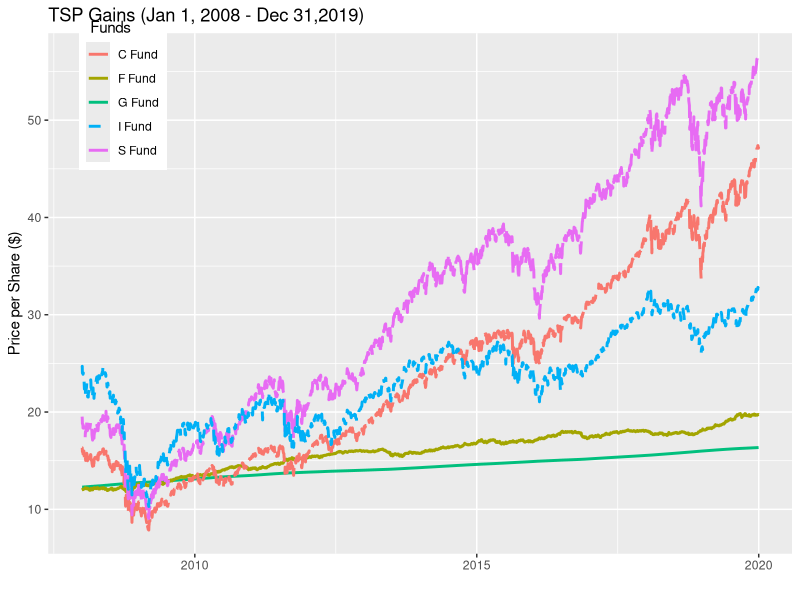
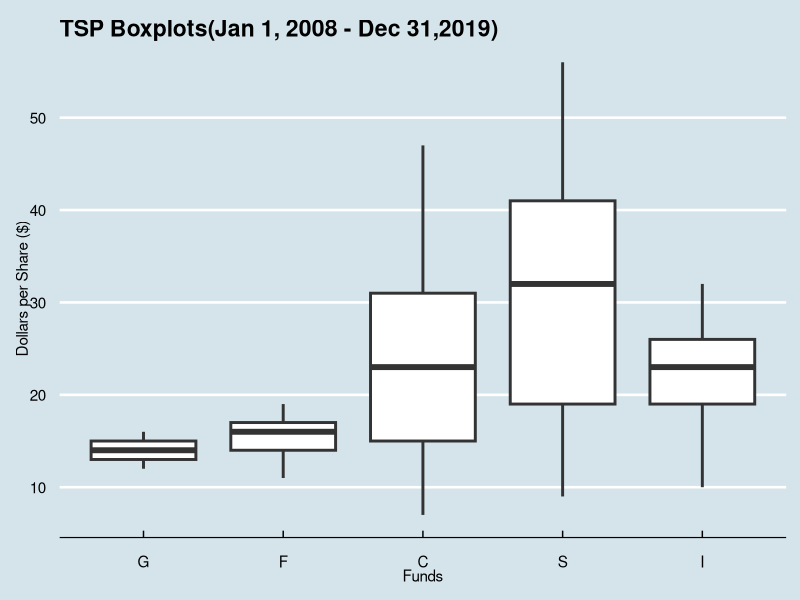
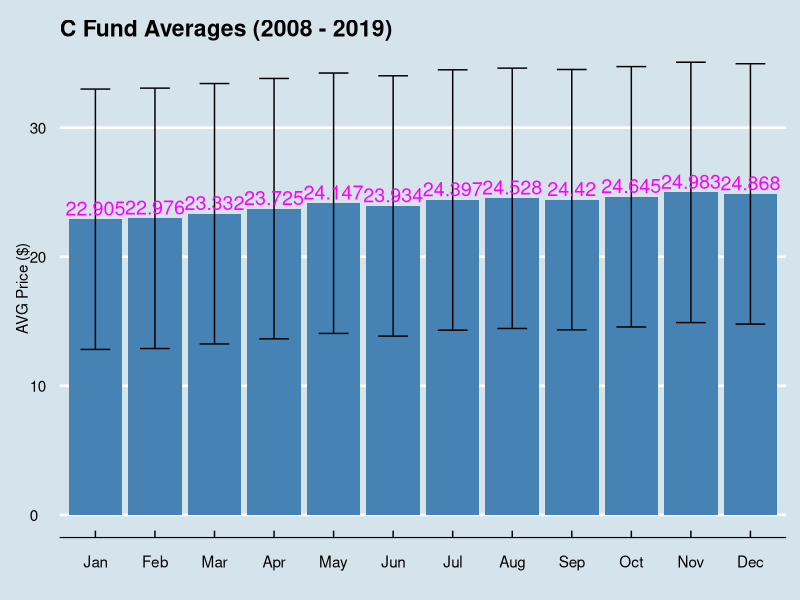
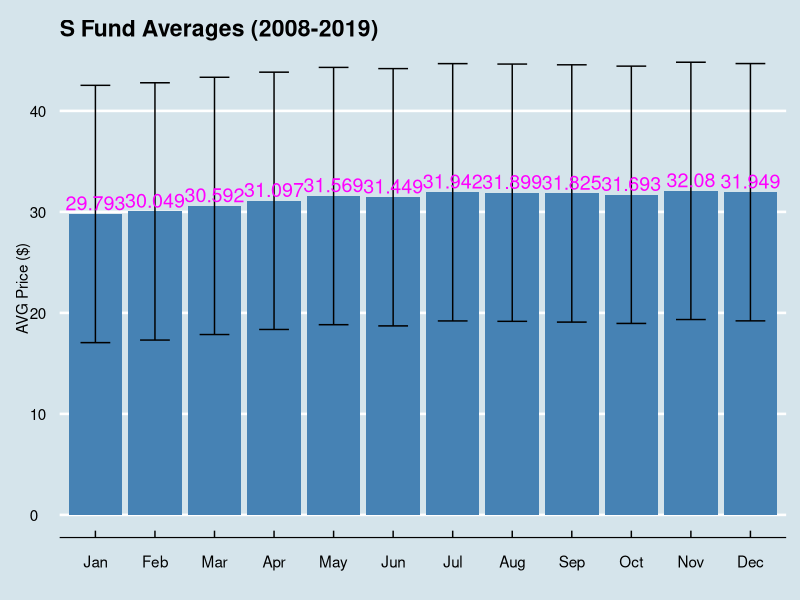
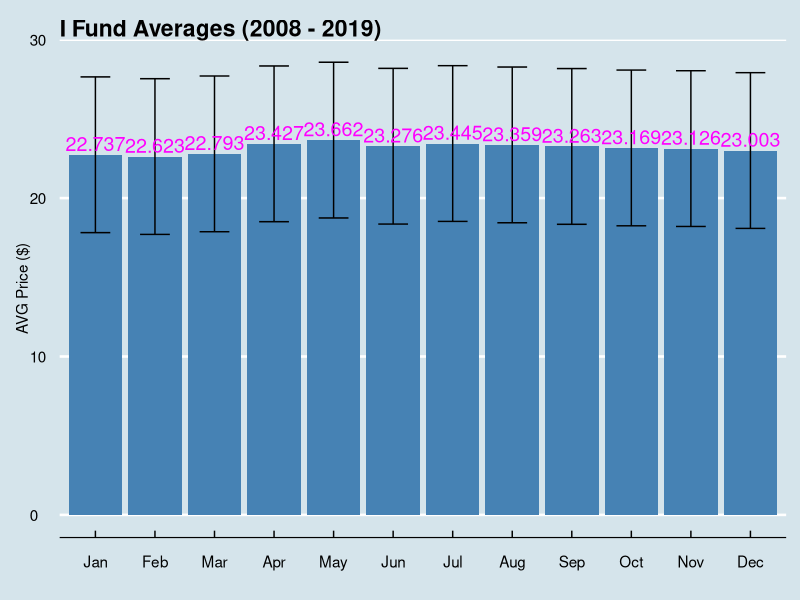
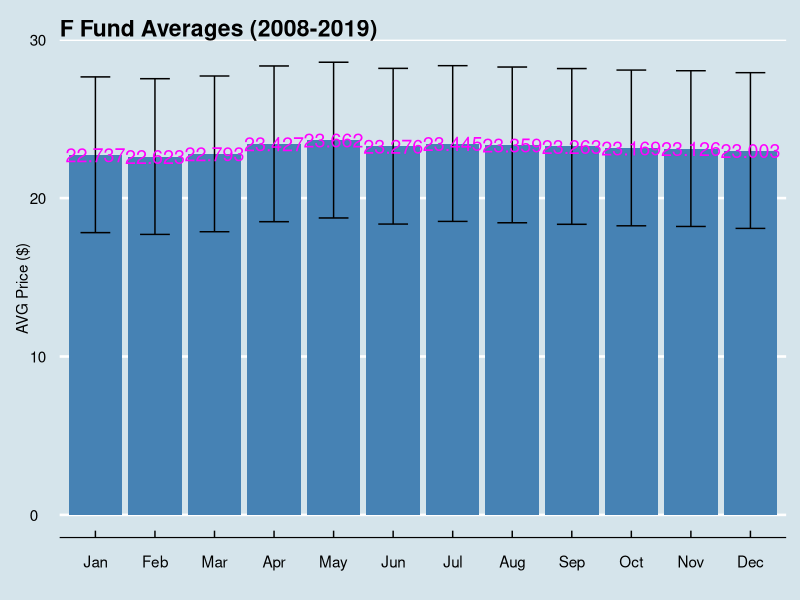

The R script that drew these images, in order:
##install.packages('scales')
##install.packages('ggthemes')
##install.packages('lubridate')

getwd()
setwd("..../Desktop/datasets")


library(scales)
library(ggplot2)
library(ggthemes)
library(lubridate)

TSPData <- read.csv('shareprices.csv')
str(TSPData)


TSPData$date <- as.Date(TSPData$date,'%m/%d/%Y')

ggplot() +
  geom_line(aes(x = TSPData$date,y = TSPData$G,color = 'G Fund'),linetype = 'solid',size = 1) +
  geom_line(aes(x = TSPData$date,y = TSPData$F,color = 'F Fund'),linetype = 'solid',size = 1) +
  geom_line(aes(x = TSPData$date,y = TSPData$C,color = 'C Fund'),linetype = 'longdash',size = 1) +
  geom_line(aes(x = TSPData$date,y = TSPData$S,color = 'S Fund'),linetype = 'longdash',size = 1) +
  geom_line(aes(x = TSPData$date,y = TSPData$I,color = 'I Fund'),linetype = 'dashed',size = 1) +
  theme(legend.position = c(0.1,.89)) +
  labs(x = '',y = 'Price per Share ($)',
       title = 'TSP Gains (Jan 1, 2008 - Dec 31,2019)',col = ' Funds')
#############################-------------------------------------------------------------%%%%%%%  

ggplot()+
  geom_boxplot(aes(x = as.factor(colnames(TSPData[2])), y = as.integer(TSPData$G)),size = 1) +
  geom_boxplot(aes(x = as.factor(colnames(TSPData[3])), y = as.integer(TSPData$F)),size = 1) +
  geom_boxplot(aes(x = as.factor(colnames(TSPData[4])), y = as.integer(TSPData$C)),size = 1) +
  geom_boxplot(aes(x = as.factor(colnames(TSPData[5])), y = as.integer(TSPData$S)),size = 1) +
  geom_boxplot(aes(x = as.factor(colnames(TSPData[6])), y = as.integer(TSPData$I)),size = 1) +
  theme_economist()+
  geom_jitter() + 
  labs(x = 'Funds',y = 'Dollars per Share ($)',
       title = 'TSP Boxplots(Jan 1, 2008 - Dec 31,2019)')

#--------Boxplot Stats--------------
GBoxStats <- boxplot.stats(TSPData$G)
FBoxStats <- boxplot.stats(TSPData$F)
CBoxStats <- boxplot.stats(TSPData$C)
IBoxStats <- boxplot.stats(TSPData$I)
SBoxStats <- boxplot.stats(TSPData$S)
                             
FundStats <- matrix(c(GBoxStats$stats[3],GBoxStats$stats[5],GBoxStats$stats[1],GBoxStats$stats[2],GBoxStats$stats[4],
                      FBoxStats$stats[3],FBoxStats$stats[5],FBoxStats$stats[1],FBoxStats$stats[2],FBoxStats$stats[4],
                      CBoxStats$stats[3],CBoxStats$stats[5],CBoxStats$stats[1],CBoxStats$stats[2],CBoxStats$stats[4],
                      IBoxStats$stats[3],IBoxStats$stats[5],IBoxStats$stats[1],IBoxStats$stats[2],IBoxStats$stats[4],
                      SBoxStats$stats[3],SBoxStats$stats[5],SBoxStats$stats[1],SBoxStats$stats[2],SBoxStats$stats[4]),
                    nrow  = 5, byrow = T)
colnames(FundStats) <- c('Median','High','Low','1st Quartile','3rd Quartile')
rownames(FundStats) <- c('G Fund','F Fund','C Fund','I Fund','S Fund')
FundStats <- as.table(FundStats)
print(FundStats)
#---------------------------------------------------------------------------------------------------------------------

TSPData$month <- month(TSPData$date,label = T)
TSPData$year <- year(TSPData$date)

#C Bar----------------------------------------------------------------------------------------
CStd <- sd(TSPData$C)
CAvg <- aggregate(TSPData$C ~ TSPData$month,TSPData,mean)

ggplot(CAvg,aes(CAvg$`TSPData$month`,CAvg$`TSPData$C`)) + 
  geom_bar(stat = 'identity',fill = 'steelblue',width = 0.9) +
  geom_errorbar(aes(ymin = CAvg$`TSPData$C` - CStd, ymax = CAvg$`TSPData$C` + CStd),width=0.5,
                position = position_dodge(0.9)) + theme_economist() +
  labs(x = '',y = 'AVG Price ($)',title='C Fund Averages (2008 - 2019)' ) + 
  geom_text(aes(label = round(CAvg$`TSPData$C`,3)),
            position=position_dodge(width=0.9), vjust=-0.25,
            size = 5,color = 'magenta')
                                                    
#---------------------------------------------------------------------------------------------------
SAvg <- aggregate(TSPData$S ~ TSPData$month,TSPData,mean)
SStd <- sd(TSPData$S)
SAvg <- aggregate(TSPData$S ~ TSPData$month,TSPData,mean)

ggplot(SAvg,aes(CAvg$`TSPData$month`,SAvg$`TSPData$S`)) + 
  geom_bar(stat = 'identity',fill = 'steelblue',width = 0.9) +
  geom_errorbar(aes(ymin = SAvg$`TSPData$S` - SStd, ymax = SAvg$`TSPData$S` + SStd),width=0.5,
                position = position_dodge(0.9)) + theme_economist() +
  labs(x = '',y = 'AVG Price ($)',title='S Fund Averages (2008-2019)' ) + 
  geom_text(aes(label = round(SAvg$`TSPData$S`,3)),
              position=position_dodge(width=0.9), vjust=-0.25,
              size = 5,color = 'magenta')
#----------------------------------------------------------------------------------------------------
IAvg <- aggregate(TSPData$I ~ TSPData$month,TSPData,mean)
IStd <- sd(TSPData$I)
IAvg <- aggregate(TSPData$I ~ TSPData$month,TSPData,mean)

ggplot(CAvg,aes(IAvg$`TSPData$month`,IAvg$`TSPData$I`)) + 
  geom_bar(stat = 'identity',fill = 'steelblue',width = 0.9) +
  geom_errorbar(aes(ymin = IAvg$`TSPData$I` - IStd, ymax = IAvg$`TSPData$I` + IStd),width=0.5,
                position = position_dodge(0.9)) + theme_economist() +
  labs(x = '',y = 'AVG Price ($)',title = 'I Fund Averages (2008 - 2019)' ) + 
  geom_text(aes(label = round(IAvg$`TSPData$I`,3)),
              position=position_dodge(width=0.9), vjust=-0.25,
             size = 5,color = 'magenta')
#--------------------------------------------------------------------------------------------------
FAvg <- aggregate(TSPData$F ~ TSPData$month,TSPData,mean)
FStd <- sd(TSPData$F)
IAvg <- aggregate(TSPData$I ~ TSPData$month,TSPData,mean)

ggplot(IAvg,aes(IAvg$`TSPData$month`,IAvg$`TSPData$I`)) + 
  geom_bar(stat = 'identity',fill = 'steelblue',width = 0.9) +
  geom_errorbar(aes(ymin = IAvg$`TSPData$I` - IStd, ymax = IAvg$`TSPData$I` + IStd),width=0.5,
                position = position_dodge(0.9)) + theme_economist() +
  labs(x = '',y = 'AVG Price ($)', title = 'F Fund Averages (2008-2019)' ) + 
  geom_text(aes(label = round(IAvg$`TSPData$I`,3)),
            size = 5,color = 'magenta') 
#---------------------------------------------------------------------------------------------------





